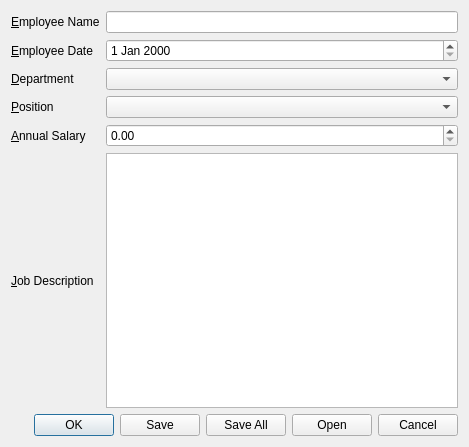
<?xml version="1.0" encoding="UTF-8"?>
<ui version="4.0">
 <class>Dialog</class>
 <widget class="QDialog" name="Dialog">
  <property name="geometry">
   <rect>
    <x>0</x>
    <y>0</y>
    <width>469</width>
    <height>447</height>
   </rect>
  </property>
  <property name="windowTitle">
   <string>Dialog</string>
  </property>
  <layout class="QVBoxLayout" name="verticalLayout">
   <item>
    <layout class="QGridLayout" name="gridLayout">
     <item row="0" column="0">
      <widget class="QLabel" name="label">
       <property name="text">
        <string>&amp;Employee Name</string>
       </property>
       <property name="buddy">
        <cstring>lineEdit</cstring>
       </property>
      </widget>
     </item>
     <item row="0" column="1">
      <widget class="QLineEdit" name="lineEdit"/>
     </item>
     <item row="1" column="0">
      <widget class="QLabel" name="label_2">
       <property name="text">
        <string>&amp;Employee Date</string>
       </property>
       <property name="buddy">
        <cstring>dateEdit</cstring>
       </property>
      </widget>
     </item>
     <item row="1" column="1">
      <widget class="QDateEdit" name="dateEdit"/>
     </item>
     <item row="2" column="0">
      <widget class="QLabel" name="label_3">
       <property name="text">
        <string>&amp;Department</string>
       </property>
       <property name="buddy">
        <cstring>comboBox</cstring>
       </property>
      </widget>
     </item>
     <item row="2" column="1">
      <widget class="QComboBox" name="comboBox"/>
     </item>
     <item row="3" column="0">
      <widget class="QLabel" name="label_4">
       <property name="text">
        <string>&amp;Position</string>
       </property>
       <property name="buddy">
        <cstring>comboBox_2</cstring>
       </property>
      </widget>
     </item>
     <item row="3" column="1">
      <widget class="QComboBox" name="comboBox_2"/>
     </item>
     <item row="4" column="0">
      <widget class="QLabel" name="label_5">
       <property name="text">
        <string>&amp;Annual Salary</string>
       </property>
       <property name="buddy">
        <cstring>doubleSpinBox</cstring>
       </property>
      </widget>
     </item>
     <item row="4" column="1">
      <widget class="QDoubleSpinBox" name="doubleSpinBox"/>
     </item>
     <item row="5" column="0">
      <widget class="QLabel" name="label_6">
       <property name="text">
        <string>&amp;Job Description</string>
       </property>
       <property name="buddy">
        <cstring>textEdit</cstring>
       </property>
      </widget>
     </item>
     <item row="5" column="1">
      <widget class="QTextEdit" name="textEdit"/>
     </item>
    </layout>
   </item>
   <item>
    <widget class="QDialogButtonBox" name="buttonBox">
     <property name="orientation">
      <enum>Qt::Horizontal</enum>
     </property>
     <property name="standardButtons">
      <set>QDialogButtonBox::Cancel|QDialogButtonBox::Ok|QDialogButtonBox::Open|QDialogButtonBox::Save|QDialogButtonBox::SaveAll</set>
     </property>
    </widget>
   </item>
  </layout>
 </widget>
 <tabstops>
  <tabstop>lineEdit</tabstop>
  <tabstop>dateEdit</tabstop>
  <tabstop>comboBox</tabstop>
  <tabstop>comboBox_2</tabstop>
  <tabstop>doubleSpinBox</tabstop>
  <tabstop>textEdit</tabstop>
 </tabstops>
 <resources/>
 <connections>
  <connection>
   <sender>buttonBox</sender>
   <signal>accepted()</signal>
   <receiver>Dialog</receiver>
   <slot>accept()</slot>
   <hints>
    <hint type="sourcelabel">
     <x>224</x>
     <y>425</y>
    </hint>
    <hint type="destinationlabel">
     <x>157</x>
     <y>274</y>
    </hint>
   </hints>
  </connection>
  <connection>
   <sender>buttonBox</sender>
   <signal>rejected()</signal>
   <receiver>Dialog</receiver>
   <slot>reject()</slot>
   <hints>
    <hint type="sourcelabel">
     <x>292</x>
     <y>431</y>
    </hint>
    <hint type="destinationlabel">
     <x>286</x>
     <y>274</y>
    </hint>
   </hints>
  </connection>
 </connections>
</ui>
